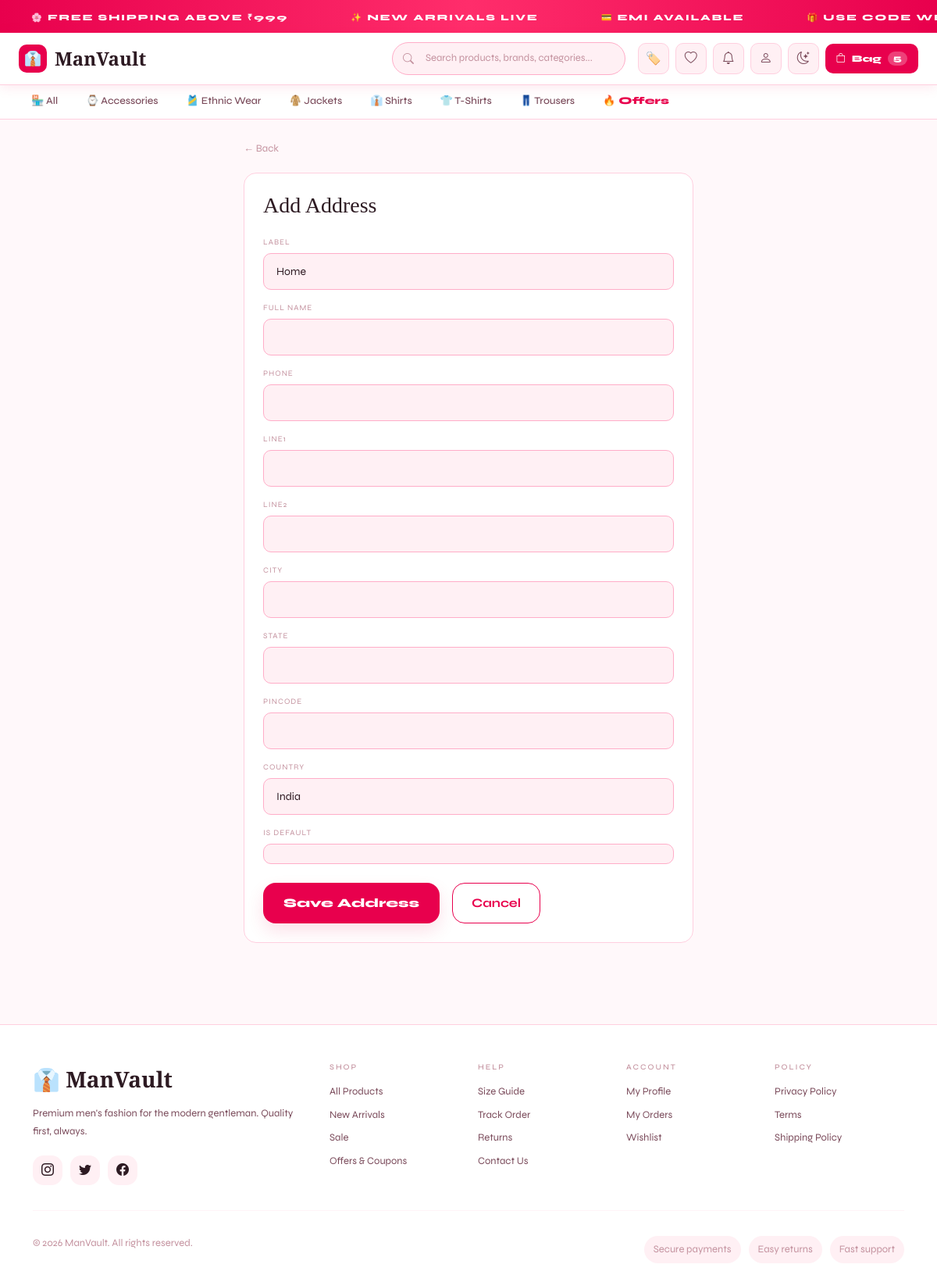
Page /accounts/address/add/ (signed in) on the committed database.
### store/models.py (models this page shows, shortened)
class Category(models.Model):
    name = models.CharField(max_length=100)
    slug = models.SlugField(unique=True)
    description = models.TextField(blank=True)
    image = models.ImageField(upload_to='categories/', blank=True, null=True)
    icon = models.CharField(max_length=10, default='👕')
    is_active = models.BooleanField(default=True)
    created_at = models.DateTimeField(auto_now_add=True)
    class Meta:
        verbose_name_plural = 'Categories'
        ordering = ['name']

### accounts/views.py (the view)
# urls.py: path('address/add/', views.add_address, name='add_address'),
@login_required
def add_address(request):
    form = AddressForm(request.POST or None)
    if form.is_valid():
        addr = form.save(commit=False); addr.user = request.user; addr.save()
        messages.success(request, 'Address added!')
        return redirect(request.POST.get('next', 'accounts:profile'))
    return render(request, 'accounts/address_form.html', {'form': form, 'title': 'Add Address'})

### accounts/forms.py
class AddressForm(forms.ModelForm):
    class Meta:
        model = Address
        fields = ['label','full_name','phone','line1','line2','city','state','pincode','country','is_default']
    def __init__(self, *args, **kwargs):
        super().__init__(*args, **kwargs)
        for f in self.fields.values(): f.widget.attrs.update({'class':'form-control mv-input'})

### accounts/models.py (called while the page is built)
    @property
    def full_name(self):
        return f"{self.first_name} {self.last_name}".strip() or self.username

### store/context_processors.py (called while the page is built)
def cart_processor(request):
    cart_count = 0
    try:
        if request.user.is_authenticated:
            cart = Cart.objects.filter(user=request.user).first()
        else:
            sk = request.session.session_key
            cart = Cart.objects.filter(session_key=sk, user=None).first() if sk else None
        if cart: cart_count = cart.item_count
    except: pass
    return {'cart_count': cart_count}

def wishlist_processor(request):
    wishlist_count = 0
    try:
        if request.user.is_authenticated:
            wl = Wishlist.objects.filter(user=request.user).first()
            if wl: wishlist_count = wl.products.count()
    except: pass
    return {'wishlist_count': wishlist_count}

def common_processor(request):
    cats_for_nav = []
    notif_count = 0
    try:
        cats_for_nav = Category.objects.filter(is_active=True)[:8]
        if request.user.is_authenticated:
            notif_count = request.user.notifications.filter(is_read=False).count()
    except: pass
    return {'cats_for_nav': cats_for_nav, 'notif_count': notif_count}

### store/models.py (called while the page is built)
    @property
    def item_count(self):
        return sum(item.quantity for item in self.items.all())

### templates/accounts/address_form.html (shortened to what this page needs)
{% extends 'base.html' %}{% block title %}{{ title }} — ManVault{% endblock %}
{% block content %}<div class="container py-4" style="max-width:600px">
  <a href="{% url 'accounts:profile' %}" style="color:var(--tx3);font-size:13px;display:inline-flex;align-items:center;gap:6px;margin-bottom:20px">← Back</a>
  <div class="mv-card p-4">
    <h2 style="font-family:'Cormorant Garamond',serif;font-size:28px;margin-bottom:24px">{{ title }}</h2>
    <form method="POST">{% csrf_token %}
      <div class="row g-3">
        {% for field in form %}<div class="col-12"><label style="font-size:10px;color:var(--tx3);letter-spacing:1px;text-transform:uppercase;display:block;margin-bottom:6px">{{ field.label }}</label>{{ field }}</div>{% endfor %}
      </div>
      <div class="d-flex gap-3 mt-4"><button type="submit" class="mv-btn">Save Address</button><a href="{% url 'accounts:profile' %}" class="mv-btn-outline">Cancel</a></div>
    </form>
  </div>
</div>{% endblock %}

### templates/base.html (shortened to what this page needs)
<!DOCTYPE html>
<html lang="en">
<head>
<link href="https://cdn.jsdelivr.net/npm/bootstrap@5.3.0/dist/css/bootstrap.min.css" rel="stylesheet"/>
<link href="https://cdn.jsdelivr.net/npm/bootstrap-icons@1.11.0/font/bootstrap-icons.css" rel="stylesheet"/>
</head>
<body>
<div class="ticker">
  <div class="ticker-inner">
    {% for _ in "12345678" %}
    <span class="ticker-item">🌸 FREE SHIPPING ABOVE ₹999</span>
    <span class="ticker-item">✨ NEW ARRIVALS LIVE</span>
    <span class="ticker-item">💳 EMI AVAILABLE</span>
    <span class="ticker-item">🎁 USE CODE WELCOME10 — 10% OFF</span>
    {% endfor %}
  </div>
</div>
<nav class="mv-navbar">
  <div class="container-fluid d-flex flex-wrap align-items-center gap-3">
    <div class="d-flex align-items-center gap-3 flex-grow-1">
      <a href="{% url 'store:home' %}" class="mv-logo">
        <div class="mv-logo-icon">👔</div> ManVault
      </a>
    </div>
    <div class="nav-search d-none d-md-flex flex-grow-1">
      <form action="{% url 'store:shop' %}" method="GET" class="w-100">
        <i class="bi bi-search si"></i>
        <input type="text" name="q" placeholder="Search products, brands, categories..." value="{{ request.GET.q }}">
      </form>
    </div>
    <div class="nav-actions d-none d-md-flex align-items-center gap-2 ms-auto">
      <a href="{% url 'store:offers' %}" class="icon-btn" title="Offers & Coupons">🏷️</a>
      <a href="{% url 'store:wishlist' %}" class="icon-btn" title="Wishlist">
        <i class="bi bi-heart"></i>
      </a>
      {% if user.is_authenticated %}
        <a href="{% url 'notifications:list' %}" class="icon-btn" title="Notifications">
          <i class="bi bi-bell"></i>
        </a>
        <div class="dropdown">
          <div class="icon-btn" data-bs-toggle="dropdown" style="cursor:pointer" aria-expanded="false">
            <i class="bi bi-person"></i>
          </div>
        </div>
      {% else %}
        <a href="{% url 'accounts:login' %}" class="mv-btn-outline" style="padding:8px 14px;font-size:12px">Sign In</a>
      {% endif %}
      <button class="icon-btn" onclick="toggleTheme()" title="Toggle dark mode" aria-label="Toggle dark mode">
        <i class="bi bi-moon-stars"></i>
      </button>
      <a href="{% url 'store:cart' %}" class="cart-btn">
        <i class="bi bi-bag"></i> Bag
        {% if cart_count %}<span style="background:rgba(255,255,255,.25);border-radius:50px;padding:1px 7px;font-size:11px">{{ cart_count }}</span>{% endif %}
      </a>
    </div>
  </div>
</nav>
<div class="cat-nav flex-wrap">
  <a href="{% url 'store:shop' %}" {% if request.path == '/shop/' %}class="active"{% endif %}>🏪 All</a>
  {% for cat in cats_for_nav %}
  <a href="{% url 'store:category' cat.slug %}">{{ cat.icon }} {{ cat.name }}</a>
  {% endfor %}
  <a href="{% url 'store:offers' %}" style="color:var(--acc);font-weight:800">🔥 Offers</a>
</div>
<main class="container px-3 px-md-4">
{% block content %}{% endblock %}
</main>
<footer class="mv-footer">
  <div class="container">
    <div class="row g-4">
      <div class="col-lg-4">
        <div class="footer-logo mb-2">👔 ManVault</div>
        <p class="footer-text">Premium men's fashion for the modern gentleman. Quality first, always.</p>
        <div class="footer-socials">
          <a href="#" class="footer-social-btn"><i class="bi bi-instagram"></i></a>
          <a href="#" class="footer-social-btn"><i class="bi bi-twitter"></i></a>
          <a href="#" class="footer-social-btn"><i class="bi bi-facebook"></i></a>
        </div>
      </div>
      <div class="col-sm-4 col-lg-2 footer-links">
        <h6>Shop</h6>
        <a href="{% url 'store:shop' %}">All Products</a>
        <a href="{% url 'store:shop' %}?badge=new">New Arrivals</a>
        <a href="{% url 'store:shop' %}?badge=sale">Sale</a>
        <a href="{% url 'store:offers' %}">Offers & Coupons</a>
      </div>
      <div class="col-sm-4 col-lg-2 footer-links">
        <h6>Help</h6>
        <a href="#">Size Guide</a>
        <a href="#">Track Order</a>
        <a href="#">Returns</a>
        <a href="#">Contact Us</a>
      </div>
      <div class="col-sm-4 col-lg-2 footer-links">
        <h6>Account</h6>
        {% if user.is_authenticated %}
        <a href="{% url 'accounts:profile' %}">My Profile</a>
        <a href="{% url 'orders:order_list' %}">My Orders</a>
        <a href="{% url 'store:wishlist' %}">Wishlist</a>
        {% else %}
        <a href="{% url 'accounts:login' %}">Sign In</a>
        <a href="{% url 'accounts:register' %}">Register</a>
        {% endif %}
      </div>
      <div class="col-lg-2 footer-links">
        <h6>Policy</h6>
        <a href="#">Privacy Policy</a>
        <a href="#">Terms</a>
        <a href="#">Shipping Policy</a>
      </div>
    </div>
    <hr style="border-color:var(--brd2);margin:32px 0 20px">
    <div class="footer-bottom">
      <p>© {% now 'Y' %} ManVault. All rights reserved.</p>
      <div class="footer-cert">
        <span>Secure payments</span>
        <span>Easy returns</span>
        <span>Fast support</span>
      </div>
    </div>
  </div>
</footer>
</body>
</html>

### rows in the picture
Category: icon "⌚", name "Accessories"
Category: icon "🎽", name "Ethnic Wear"
Category: icon "🧥", name "Jackets"
Category: icon "👔", name "Shirts"
Category: icon "👕", name "T-Shirts"
Category: icon "👖", name "Trousers"

### other values in the picture
{{ cart_count }} "5"
{{ title }} "Add Address"
{{ field.label }} "LABEL" "FULL NAME" "PHONE" "LINE1" "LINE2" "CITY" "STATE" "PINCODE" "COUNTRY" "IS DEFAULT"
